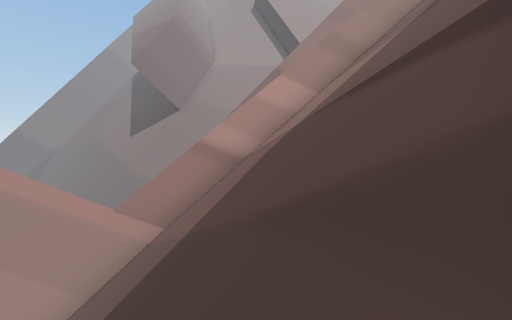
[1] (above)

15 first-person views from a walk through a 3-D level made in the Unity game engine. The camera is 1.2 m above the floor, tilts 6° down and sees 90° across. The floor is counted in squares, 2 m on a side. Each view is taken from the middle of a square. On the plan, view 1 faces up. The plan holds only what a view shows up to about 9 squares ahead; the rest is blank. The place goes on beyond the plan. The player is left out. Some surface patterns are stand-ins.

[2]
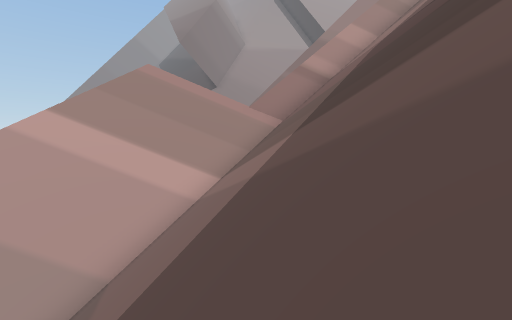

[3]
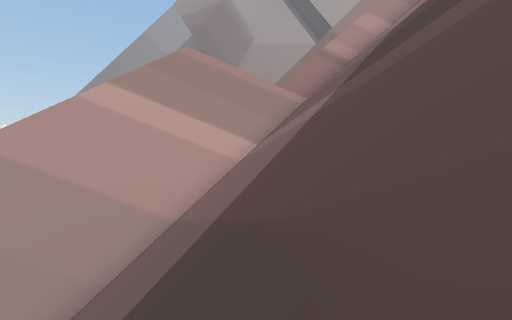

[4]
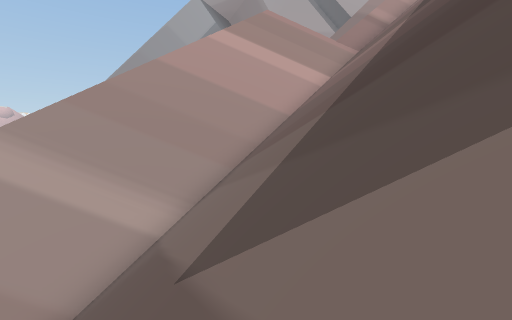

[5]
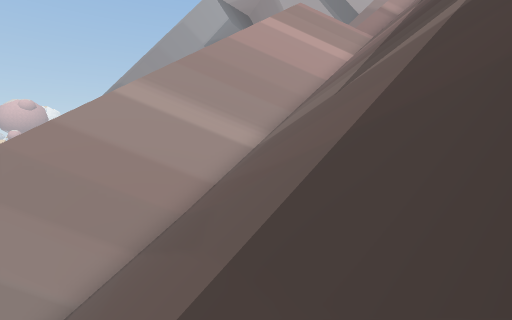

[6]
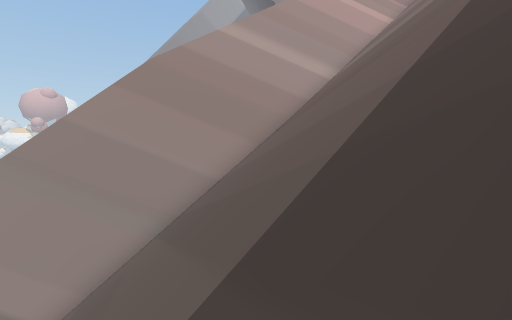

[7]
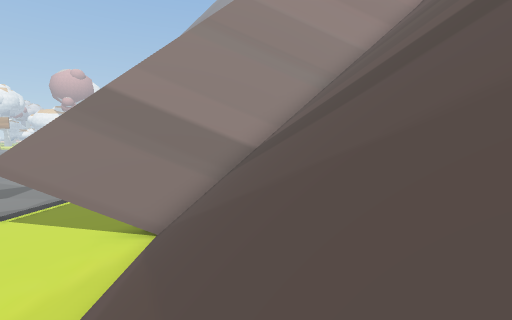

[8]
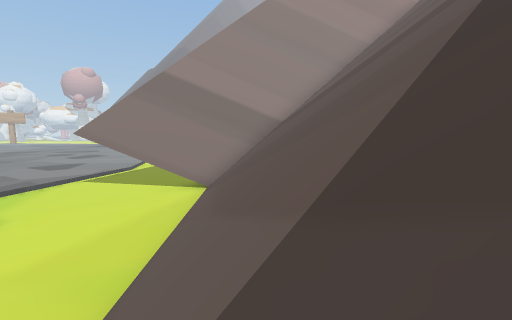

[9]
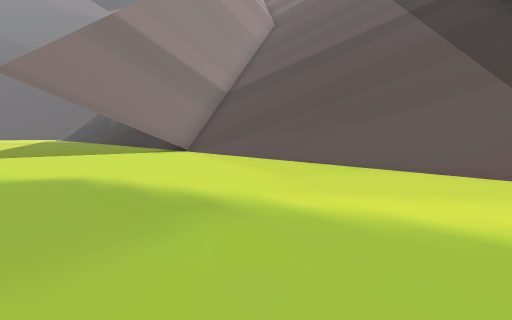

[10]
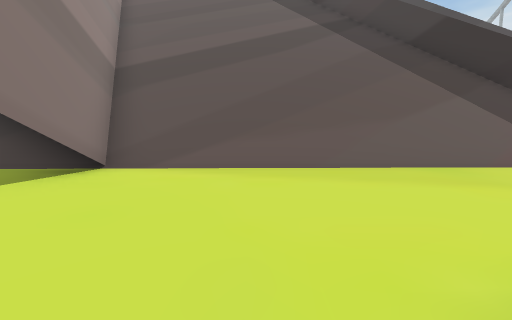

[11]
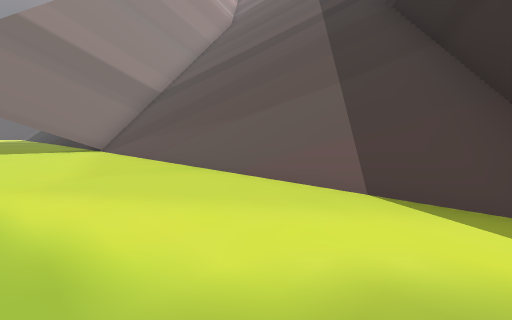

[12]
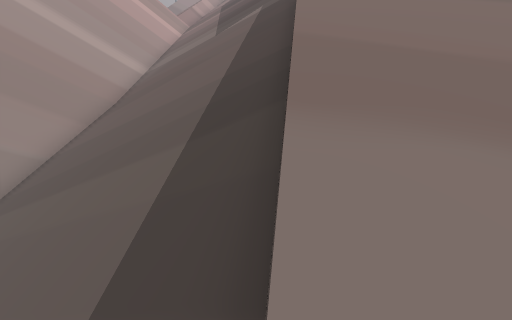

[13]
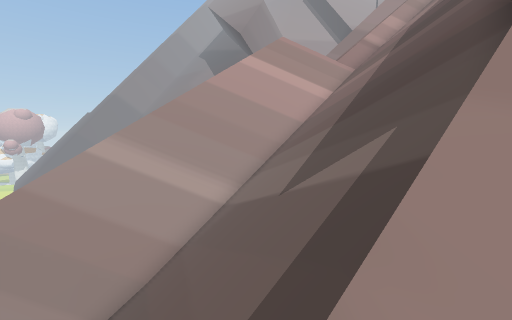

[14]
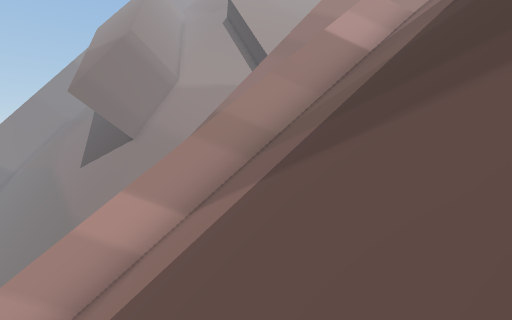

[15]
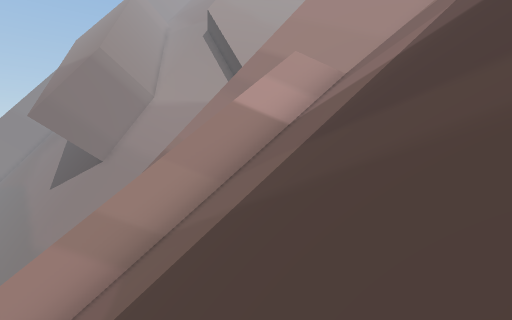

### Floor plan
Key: @ floor where view 1 was taken; # wall or solid block; . floor; / step, stairs or slope; = window, fence, low wall or low ledge; v drop or lower ground.
Columns run from 24 left of view 1 to 10 right of it. Each row starts with its distance up from view 1.
 12                                 ###
 11
 10                              ##//
  9                            ###///
  8                         ####/////
  7                       ###////////
  6                     ###/////////
  5                    ###/////////
  4                    ##/////////
  3                   ##////////
  2                  ##///////
  1                ###///////
  0                ##///////@
 -1               ##////////
 -2              ##////////
 -3 ..          ##////////
 -4 ...       ###////////
 -5 .... # ####//////////
 -6 .....###///////////=
 -7 ...###////////////
 -8 ...../////////////v
 -9 ...../////////////
-10 .....////////////
-11 ...../////////
-12 ...../////////
-13 .....//////v//
-14 ...../////////
-15 ...../////
-16   ...//#/
-17   ...//

Positions as (right, up) in squares from view 1, and headings:
1: (0, 0), facing up
2: (-3, -3), facing up
3: (-4, -4), facing up
4: (-7, -7), facing up
5: (-9, -10), facing up
6: (-12, -12), facing up
7: (-17, -14), facing up
8: (-18, -16), facing up
9: (-24, -15), facing up-right
10: (-24, -10), facing right
11: (-22, -17), facing up-right
12: (-14, -14), facing up-right
13: (-8, -10), facing up
14: (3, 3), facing up
15: (5, 4), facing up
